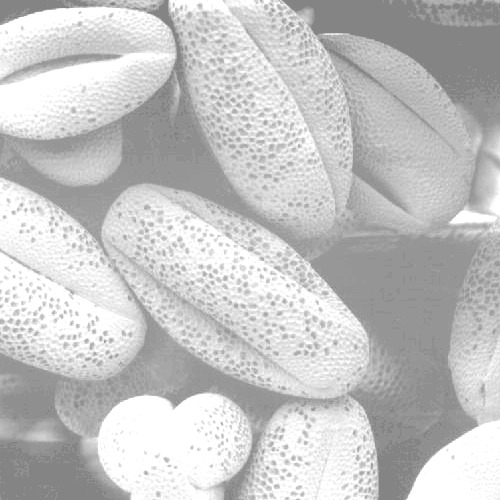
#> input picture Sem7/IVP/Code/2/top_left.tif, 500 x 500 px
$ python 2.py
#> lines starting #> are read from the running program, lines starting #| are printed output that depends on the picture
import cv2
import numpy as np
from matplotlib import pyplot as plt

def CalcHist(arr):
    bins = np.zeros(256, np.int32)
    for i in range(h):
        for j in range(w):
            intensity = arr[i][j]
            bins[intensity] = bins[intensity] + 1
    return bins

img = cv2.imread('top_left.tif',0)
#> img is the input picture: shape (500, 500); min 132, max 255, mean 196.4
img1 = cv2.imread('2nd_from_top.tif',0)
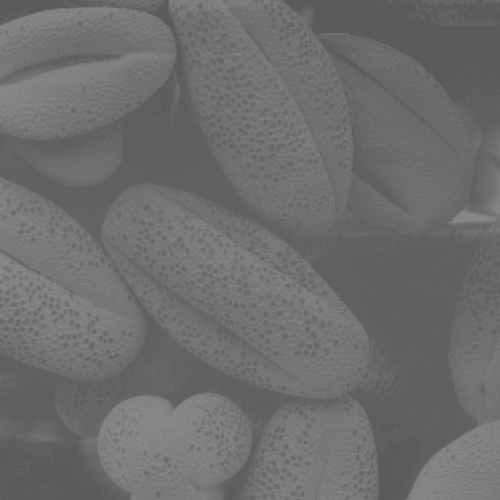
#> input picture Sem7/IVP/Code/2/2nd_from_top.tif, 500 x 500 px
#> img1 is the input picture: shape (500, 500); min 91, max 138, mean 109.1
img2 = cv2.imread('bottom_left.tif',0)
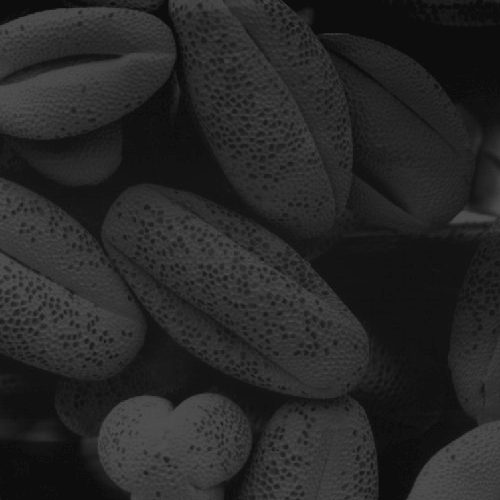
#> input picture Sem7/IVP/Code/2/bottom_left.tif, 500 x 500 px
#> img2 is the input picture: shape (500, 500); min 13, max 83, mean 38.7
h, w = img.shape
#> h = 500; w = 500
arr = np.array(img)
bins = np.zeros(256, np.int32)
bins = CalcHist(img)
#> after the loop in CalcHist, `for i in range(h):`: bins = 256 values, max 28659 at index 255, min 0 at index 0, mean 976.6
fig = plt.figure()
fig.add_subplot(2,2,1)
x = range(len(bins))
plt.bar(x, bins, 1 / 1.5)
plt.xlim([0, 256])
plt.title('Histogram 1')
bins = CalcHist(img1)
#> bins = 256 values, max 19078 at index 96, min 0 at index 0, mean 976.6
fig.add_subplot(2,2,2)
x = range(len(bins))
plt.bar(x, bins, 1 / 1.5)
plt.xlim([0, 256])
plt.title('Histogram 2')
bins = CalcHist(img2)
#> bins = 256 values, max 17718 at index 13, min 0 at index 0, mean 976.6
fig.add_subplot(2,2,3)
x = range(len(bins))
plt.bar(x, bins, 1 / 1.5)
plt.xlim([0, 256])
plt.title('Histogram 3')
plt.show()
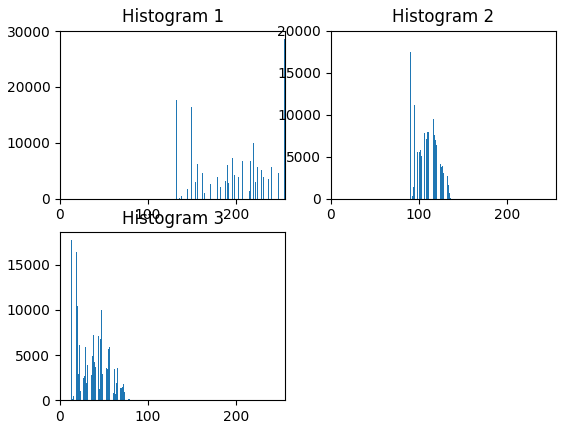
#> figure drawn by matplotlib, 3 panels; panel 1: tallest bar 28659 high, from x = 254.7 to 255.3; panel 2: tallest bar 19078 high, from x = 95.67 to 96.33; panel 3: tallest bar 17718 high, from x = 12.67 to 13.33
cv2.waitKey(0)
cv2.destroyAllWindows()
